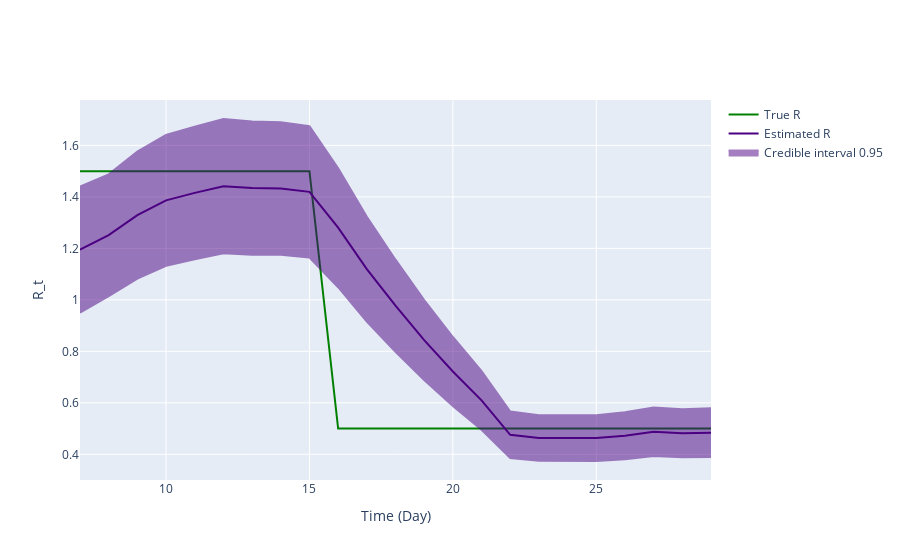

Here is the notebook cell this chart was saved with:
### Code cell
fig = ReproductionNumberPlot()

fig.add_ground_truth_rt(ground_truth)
fig.add_interval_rt(interval2)

fig.update_labels(time_label='Time (Day)', r_label='R_t')

fig.show_figure()

### Figure 1 — Plotly figure (JSON) as saved in the notebook; plotly's stock layout.template omitted (floating-point values rounded to 4 significant figures)
{"data": [{"line": {"color": "green"}, "mode": "lines", "name": "True R", "type": "scatter", "x": [7, 8, 9, 10, 11, 12, 13, 14, 15, 16, 17, 18, 19, 20, 21, 22, 23, 24, 25, 26, 27, 28, 29], "y": [1.5, 1.5, 1.5, 1.5, 1.5, 1.5, 1.5, 1.5, 1.5, 0.5, 0.5, 0.5, 0.5, 0.5, 0.5, 0.5, 0.5, 0.5, 0.5, 0.5, 0.5, 0.5, 0.5]}, {"line": {"color": "indigo"}, "mode": "lines", "name": "Estimated R", "type": "scatter", "x": [7, 8, 9, 10, 11, 12, 13, 14, 15, 16, 17, 18, 19, 20, 21, 22, 23, 24, 25, 26, 27, 28, 29], "y": [1.195, 1.251, 1.329, 1.387, 1.416, 1.442, 1.434, 1.433, 1.42, 1.28, 1.12, 0.9772, 0.8435, 0.7218, 0.6094, 0.4757, 0.4635, 0.4641, 0.4629, 0.4721, 0.4873, 0.4817, 0.4841]}, {"fill": "toself", "fillcolor": "indigo", "line": {"color": "indigo"}, "mode": "lines", "name": "Credible interval 0.95", "opacity": 0.5, "type": "scatter", "x": [7, 8, 9, 10, 11, 12, 13, 14, 15, 16, 17, 18, 19, 20, 21, 22, 23, 24, 25, 26, 27, 28, 29, 29, 28, 27, 26, 25, 24, 23, 22, 21, 20, 19, 18, 17, 16, 15, 14, 13, 12, 11, 10, 9, 8, 7], "y": [1.44, 1.488, 1.576, 1.641, 1.673, 1.703, 1.693, 1.69, 1.675, 1.512, 1.323, 1.156, 0.9988, 0.8557, 0.7234, 0.5659, 0.5517, 0.5529, 0.5518, 0.5631, 0.5814, 0.5753, 0.5786, 0.3895, 0.3881, 0.3931, 0.381, 0.374, 0.3754, 0.3753, 0.3855, 0.4955, 0.5879, 0.6882, 0.7985, 0.916, 1.049, 1.165, 1.175, 1.175, 1.181, 1.158, 1.132, 1.083, 1.015, 0.9499]}], "layout": {"hovermode": "x unified", "xaxis": {"title": {"text": "Time (Day)"}}, "yaxis": {"title": {"text": "R_t"}}}}
